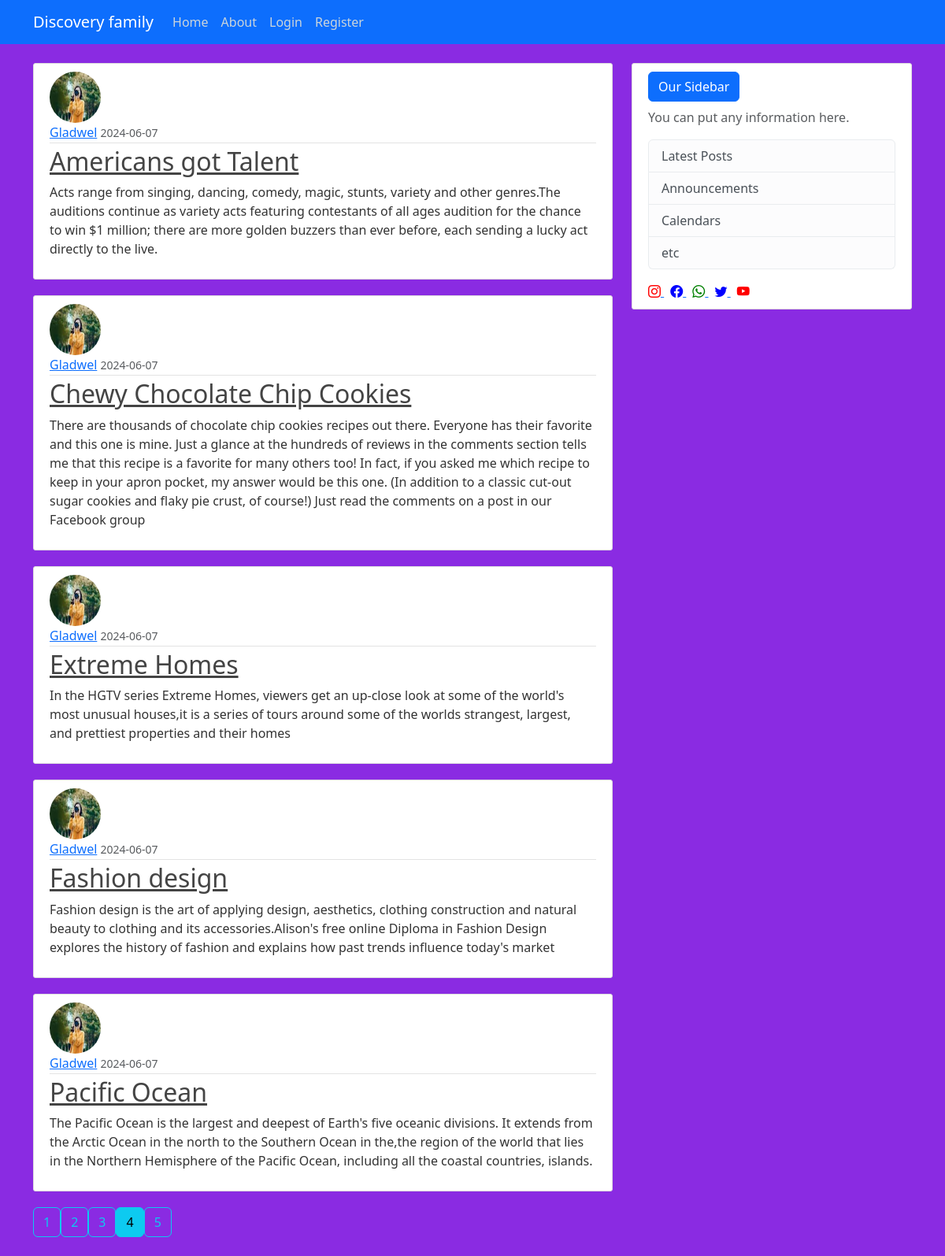
Page /?page=4 on the earlier database version.
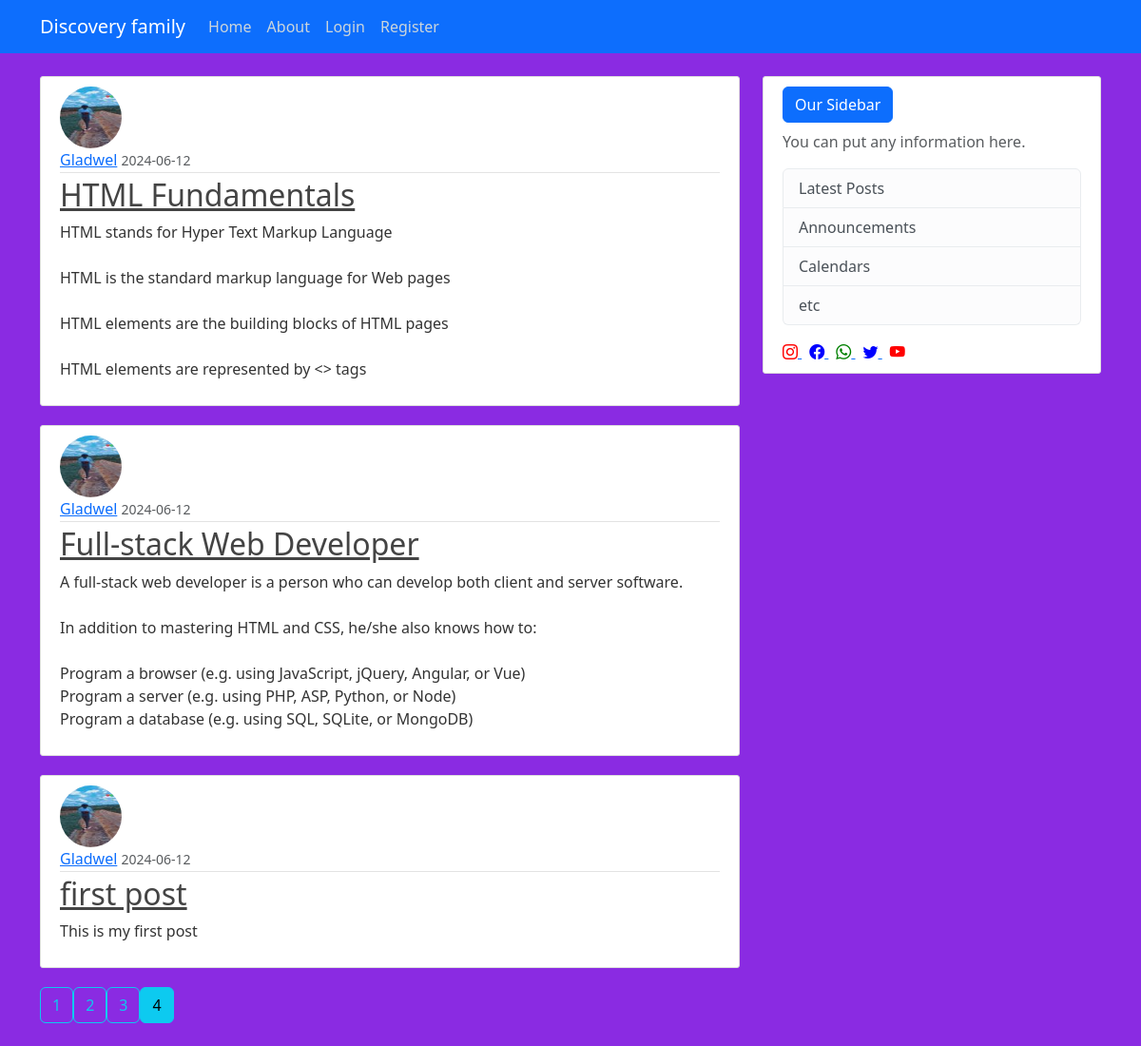
Same page on the later database version.
### app/models.py (models this page shows, shortened)
class Post(db.Model):
    id = db.Column(db.Integer, primary_key=True)
    title = db.Column(db.String(100), nullable=False)
    content = db.Column(db.Text, nullable=False)
    date_posted = db.Column(db.DateTime, nullable=False, default=datetime.utcnow)
    user_id = db.Column(db.Integer, db.ForeignKey('user.id'), nullable=False)

class User(db.Model, UserMixin):
    id = db.Column(db.Integer, primary_key=True)
    username = db.Column(db.String(12), unique=True, nullable=False)
    email = db.Column(db.String(120), unique=True, nullable=False)
    image_file = db.Column(db.String(20), nullable=False, default='default.jpeg')
    password = db.Column(db.String(60), nullable=False)
    posts = db.relationship('Post', backref='author', lazy=True)

### app/route.py (the view)
@app.route("/")
def home():
    page = request.args.get('page', 1, type=int)
    posts = Post.query.order_by(Post.date_posted.desc()).paginate(page=page, per_page=5)
    return render_template("home.html", posts=posts)

### app/templates/home.html (shortened to what this page needs)
{% extends "base.html" %}
{% block content %}
{% for post in posts.items %}
<article class="media content-section">
  <img
    class="rounded-circle article-img"
    src="{{ url_for('static', filename='profile_pics/' + post.author.image_file) }}"
    alt="{{ post.author.username }}"
  />
  <div class="media-body">
    <div class="article-metadata">
      <a class="mr-2" href="{{ url_for('user_posts',username=post.author.username) }}">{{ post.author.username }}</a>
      <small class="text-muted">{{ post.date_posted.strftime('%Y-%m-%d') }}</small>
    </div>
    <h2><a class="article-title" href="{{ url_for('post', post_id=post.id) }}">{{ post.title }}</a></h2>
    <p class="article-content">{{ post.content }}</p>
  </div>
</article>
{% endfor %}
<div class="pagination">
  {% for page_num in posts.iter_pages() %}
    {% if page_num %}
    {% if posts.page ==page_num %}
    <a class="btn btn-info mb-4" href="{{ url_for('home', page=page_num) }}">{{ page_num }}</a>
    {% else %}
    <a class="btn btn-outline-info mb-4" href="{{ url_for('home', page=page_num) }}">{{ page_num }}</a>
    {% endif %}
      {% else %}
      ...
    {% endif %}
  {% endfor %}
</div>
{% endblock %}

Differences in the rows shown:
no longer on this page (row edited): Post: image_file (picture), author.username "Gladwel", date_posted "2024-06-07", title "Americans got Talent", content "Acts range from singing, dancing, comedy, magic, stunts, variety and other genres.The auditions continue as variety acts featuring contestants of all ages audition for the chance to win $1 million; there are more golden buzzers than ever before, each sending a lucky act directly to the live."
no longer on this page (row edited): Post: image_file (picture), author.username "Gladwel", date_posted "2024-06-07", title "Chewy Chocolate Chip Cookies", content "There are thousands of chocolate chip cookies recipes out there. Everyone has their favorite and this one is mine. Just a glance at the hundreds of reviews in the comments section tells me that this recipe is a favorite for many others too! In fact, if you asked me which recipe to keep in your apron pocket, my answer would be this one. (In addition to a classic cut-out sugar cookies and flaky pie crust, of course!) Just read the comments on a post in our Facebook group"
no longer on this page (row edited): Post: image_file (picture), author.username "Gladwel", date_posted "2024-06-07", title "Extreme Homes", content "In the HGTV series Extreme Homes, viewers get an up-close look at some of the world's most unusual houses,it is a series of tours around some of the worlds strangest, largest, and prettiest properties and their homes"
no longer on this page (row edited): Post: image_file (picture), author.username "Gladwel", date_posted "2024-06-07", title "Fashion design", content "Fashion design is the art of applying design, aesthetics, clothing construction and natural beauty to clothing and its accessories.Alison's free online Diploma in Fashion Design explores the history of fashion and explains how past trends influence today's market"
no longer on this page (row edited): Post: image_file (picture), author.username "Gladwel", date_posted "2024-06-07", title "Pacific Ocean", content "The Pacific Ocean is the largest and deepest of Earth's five oceanic divisions. It extends from the Arctic Ocean in the north to the Southern Ocean in the,the region of the world that lies in the Northern Hemisphere of the Pacific Ocean, including all the coastal countries, islands."
added Post: image_file (picture), author.username "Gladwel", date_posted "2024-06-12", title "HTML Fundamentals", content "HTML stands for Hyper Text Markup Language HTML is the standard markup language for Web pages HTML elements are the building blocks of HTML pages HTML elements are represented by <> tags"
added Post: image_file (picture), author.username "Gladwel", date_posted "2024-06-12", title "Full-stack Web Developer", content "A full-stack web developer is a person who can develop both client and server software. In addition to mastering HTML and CSS, he/she also knows how to: Program a browser (e.g. using JavaScript, jQuery, Angular, or Vue) Program a server (e.g. using PHP, ASP, Python, or Node) Program a database (e.g. using SQL, SQLite, or MongoDB)"
added Post: image_file (picture), author.username "Gladwel", date_posted "2024-06-12", title "first post", content "This is my first post"
Other differences:
list line gone: "5"
